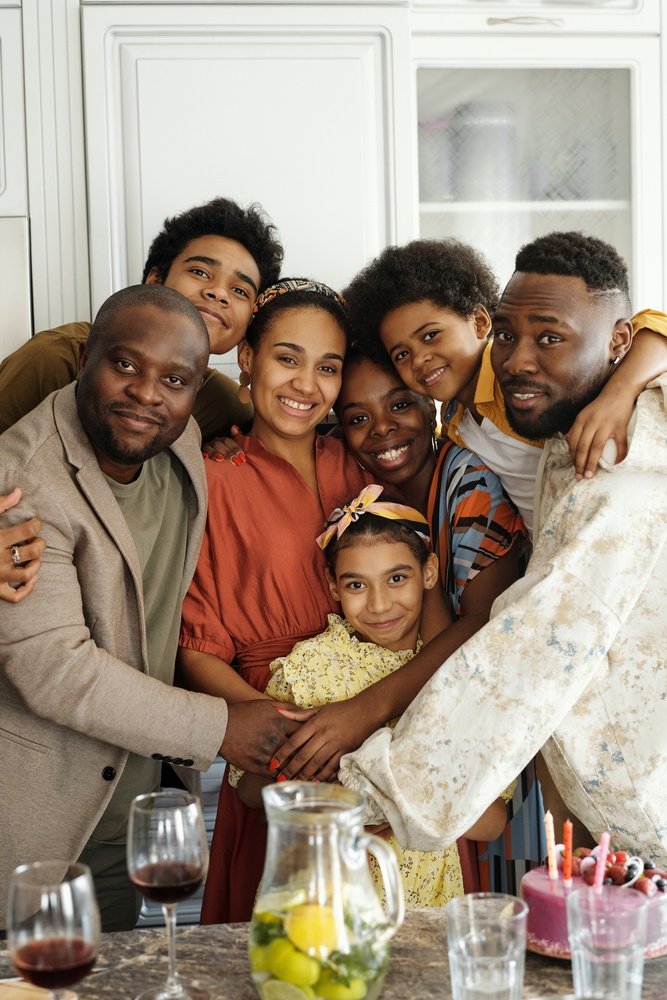
#> input picture applications/streamlit/face_detection/partyGroupPhoto.jpg, 667 x 1000 px, shrunk from 3510 x 5260 before the run
$ python -i app.py   (imports and definitions only)
#> lines starting #> are read from the running program, lines starting #| are printed output that depends on the picture; after the words box and inside, x2 and y2 are one past the last pixel; in counts of white or black regions, pixels touching at a corner belong together
#> further down, picture is the input picture: shape (1000, 667, 3); mean B, G, R 128.2, 143.9, 160.7
from turtle import width
import streamlit
import cv2
import numpy
from io import BytesIO
import base64
from PIL import Image

# Constants for filters
blackWhite = 0
blur = 1
sharpen = 2
sepia = 3
vignette = 4
edges = 5
embossedEdges = 6
exposure = 7
outlines = 8
pencilSketch = 9
stylized = 10


# [23 lines left out: function applyFilter, not called in this run]


def grayscaleImage(img: cv2.typing.MatLike):
    return cv2.cvtColor(img, cv2.COLOR_BGR2GRAY)
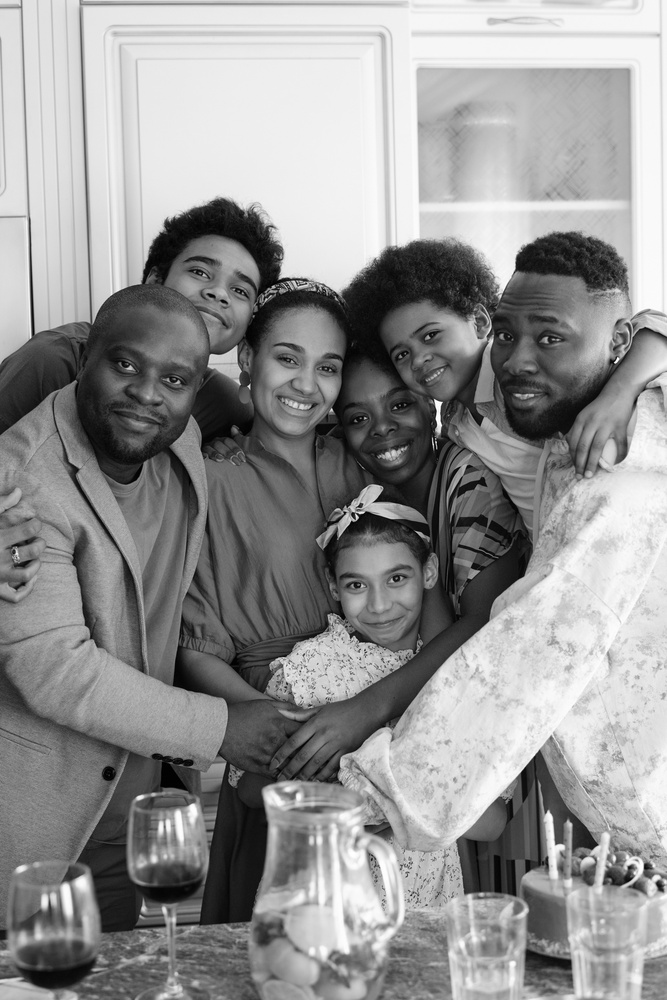
#> returned value: shape (1000, 667); min 0, max 255, mean 147.1


# Blur the image. Add customization option
def blurImage(img: cv2.typing.MatLike):
    return cv2.blur(img, (7, 7))
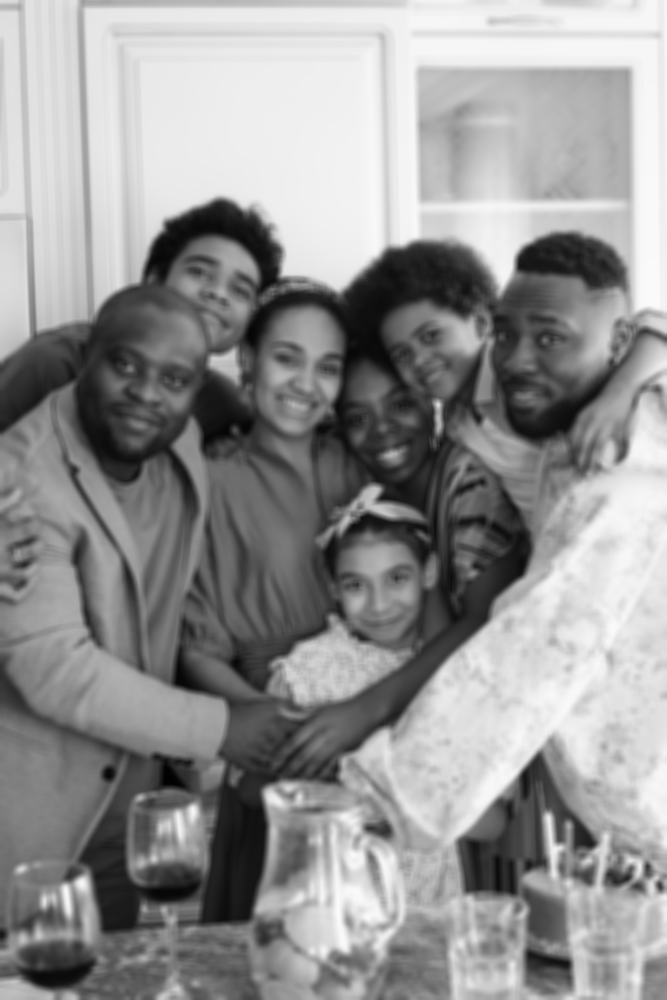
#> returned value: shape (1000, 667); min 2, max 251, mean 147.1


# Sharpen the image. Add customization option
# [43 lines left out: functions sharpenImage, sepiaImage, vignetteImage, not called in this run]


def edgesImage(img: cv2.typing.MatLike, shouldBlur=True) -> cv2.typing.MatLike:
    grayImg = grayscaleImage(img)
    blurImg = blurImage(grayImg) if shouldBlur else grayImg
    return cv2.Canny(blurImg, 140, 200)
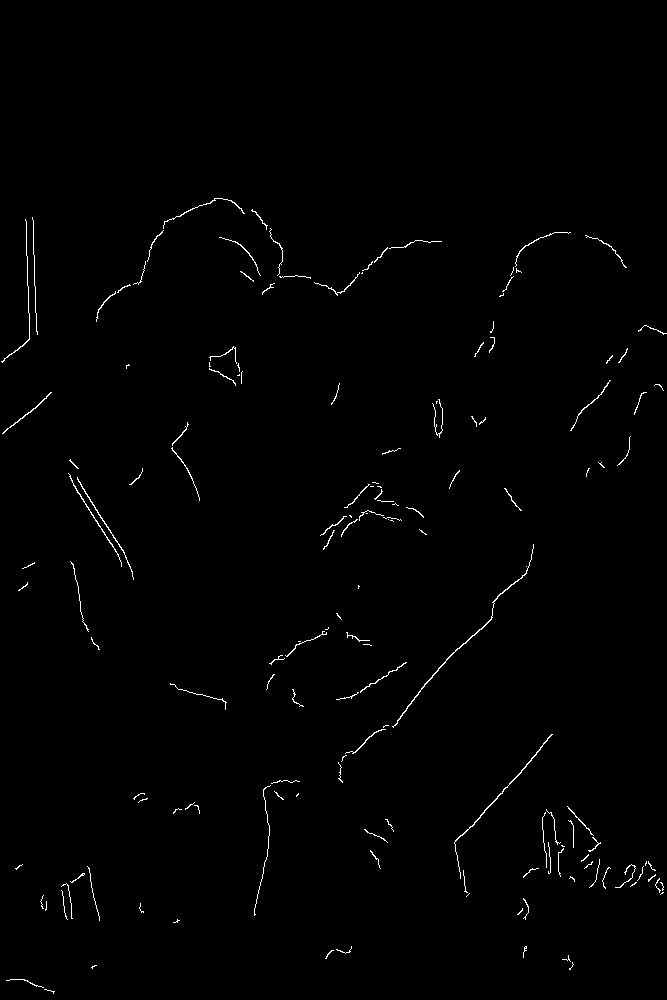
#> returned value: shape (1000, 667); 0.79% white in thin lines or dots, all inside (x1, y1, x2, y2) = (1, 198, 667, 994)


# [32 lines left out: functions embossedEdgesImg, outlineImg, pencilSketchImg, not called in this run]


def stylizedImg(img: cv2.typing.MatLike) -> cv2.typing.MatLike:
    blurImg = cv2.GaussianBlur(img, (5, 5), 0)
    return cv2.stylization(blurImg, sigma_s=40, sigma_r=0.1)


# [20 lines not run here, left out]

>>> import cv2
>>> picture = cv2.imread('../face_detection/partyGroupPhoto.jpg')
>>> result = edgesImage(picture)
